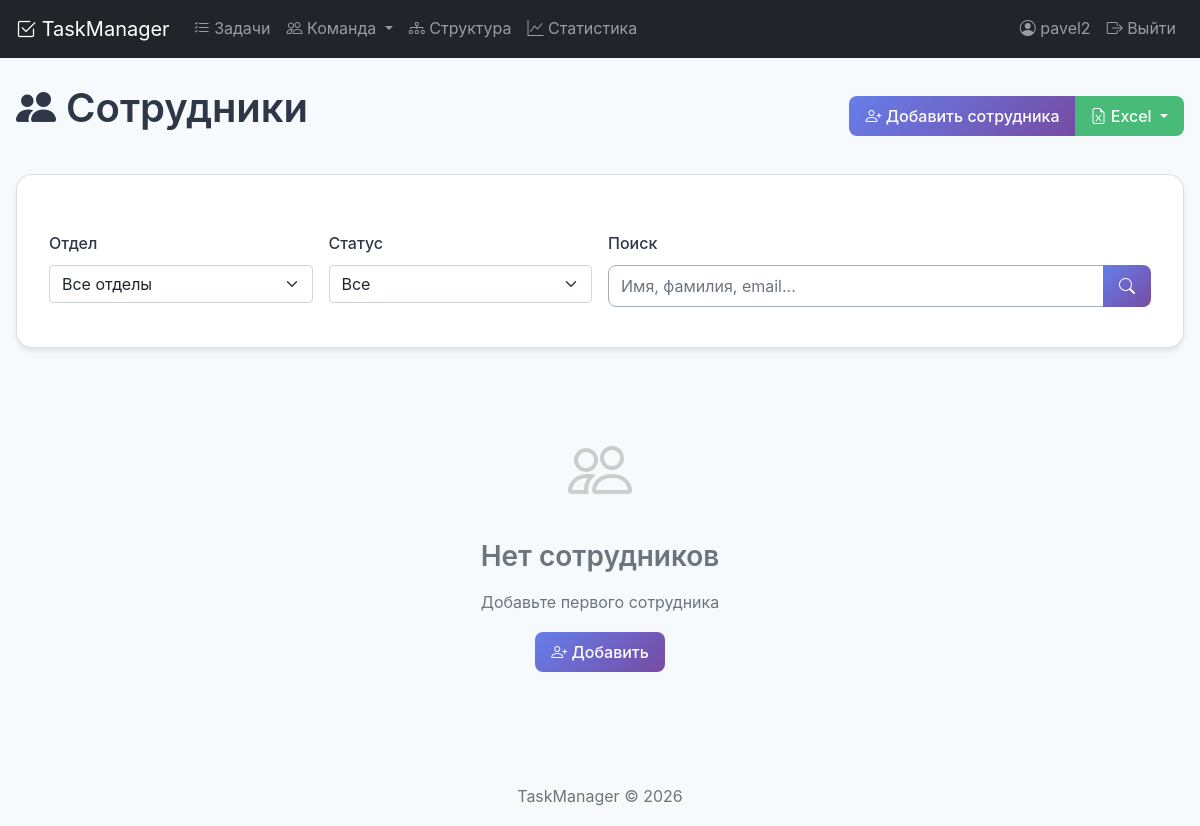
/employees/ (signed in), run on an earlier commit of the app's database.
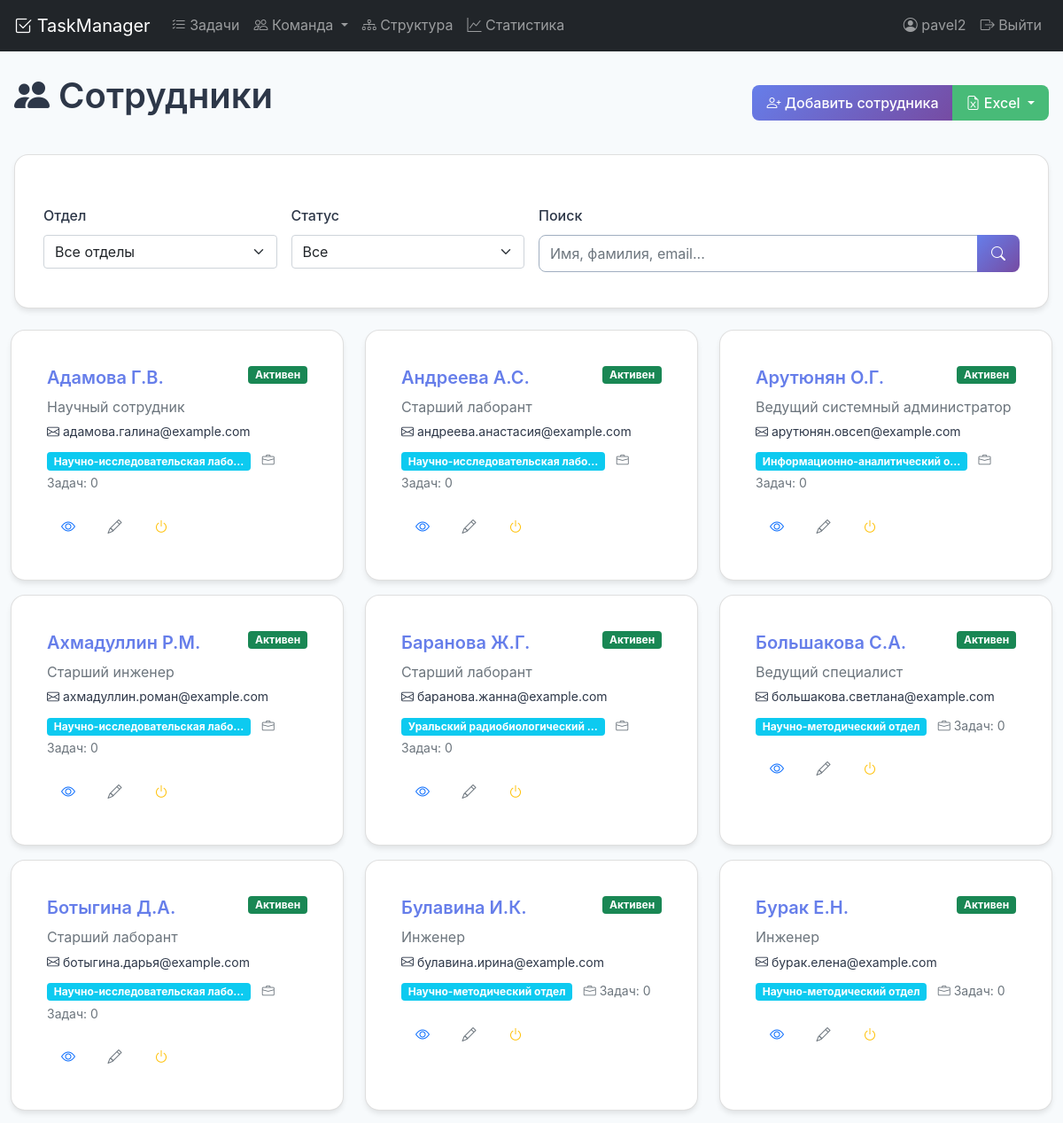
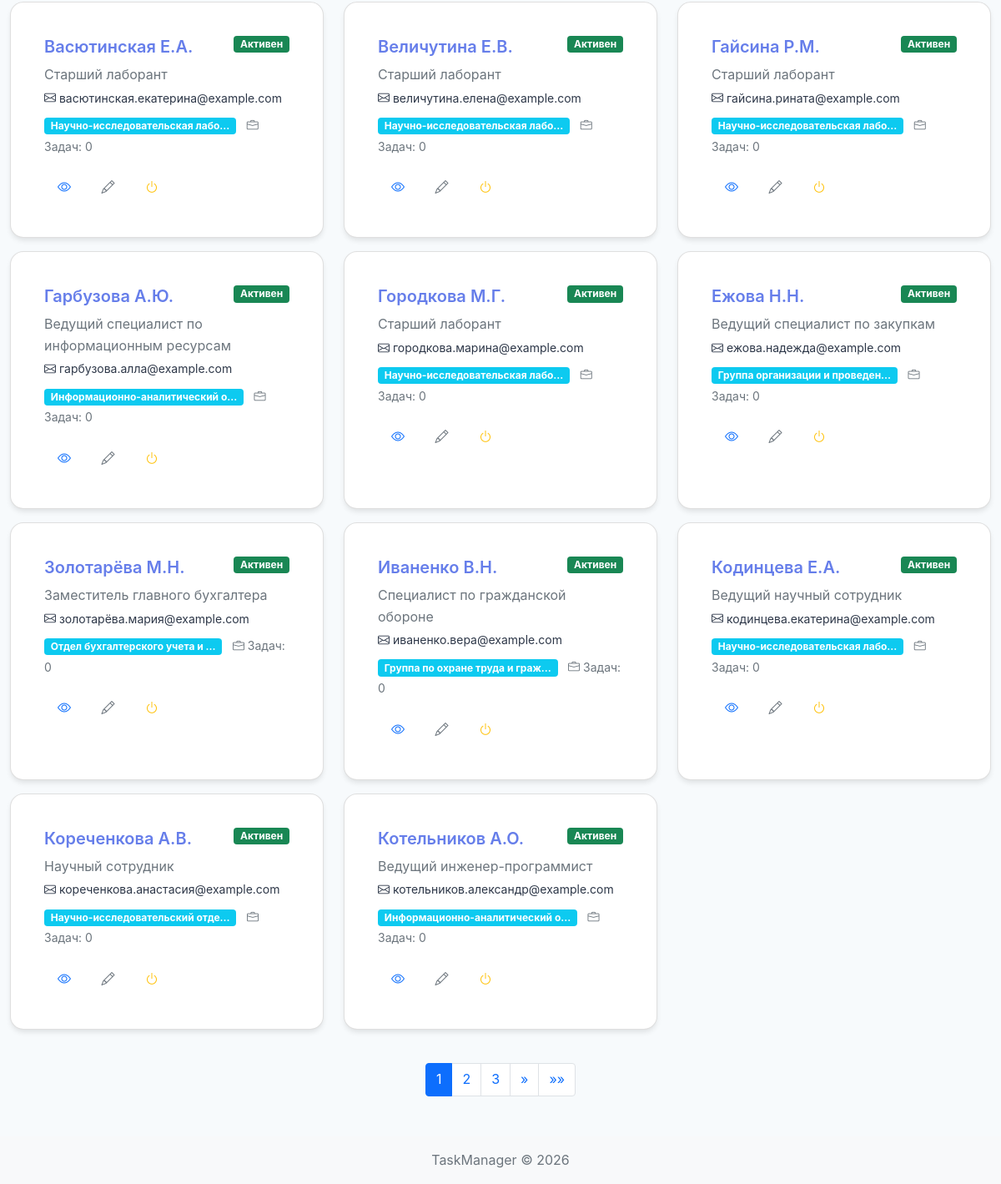
And on a later commit of the database (2 pictures, top to bottom).
### tasks/models.py (models this page shows, shortened)
class Employee(models.Model):
    DEPARTMENT_CHOICES = [
        ('development', 'Разработка'),
        ('design', 'Дизайн'),
        ('marketing', 'Маркетинг'),
        ('sales', 'Продажи'),
        ('hr', 'HR'),
        ('administration', 'Администрация'),
        ('research', 'Исследования'),
        ('other', 'Другое'),
    ]
    LABORATORY_CHOICES = [
        ('lab1', 'Лаборатория №1'),
        ('lab2', 'Лаборатория №2'),
        ('lab3', 'Лаборатория №3'),
        ('research_lab', 'Исследовательская лаборатория'),
        ('test_lab', 'Тестовая лаборатория'),
        ('other', 'Другая'),
    ]
    last_name = models.CharField('Фамилия', max_length=100)
    first_name = models.CharField('Имя', max_length=100)
    patronymic = models.CharField('Отчество', max_length=100, blank=True, null=True)
    position = models.CharField('Должность', max_length=200)
    email = models.EmailField('Email', unique=True)
    phone = models.CharField('Телефон', max_length=20, blank=True, null=True)
    department = models.CharField('Отдел', max_length=50, choices=DEPARTMENT_CHOICES, default='other')
    laboratory = models.CharField('Лаборатория', max_length=50, choices=LABORATORY_CHOICES, blank=True, null=True)
    hire_date = models.DateField('Дата найма', null=True, blank=True)
    is_active = models.BooleanField('Активный сотрудник', default=True)
    notes = models.TextField('Заметки', blank=True, null=True)
    created_date = models.DateTimeField('Дата создания', auto_now_add=True)
    updated_date = models.DateTimeField('Дата обновления', auto_now=True)
    created_by = models.ForeignKey(User, on_delete=models.SET_NULL, null=True, related_name='created_employees')
    class Meta:
        verbose_name = 'Сотрудник'
        verbose_name_plural = 'Сотрудники'
        ordering = ['last_name', 'first_name']
        indexes = [
            models.Index(fields=['last_name', 'first_name'], name='emp_name_idx'),
            models.Index(fields=['email'], name='emp_email_idx'),
            models.Index(fields=['is_active'], name='emp_active_idx'),
            models.Index(fields=['department'], name='emp_dept_idx'),
        ]
    @property
    def short_name(self):
        result = self.last_name
        if self.first_name:
            result += f" {self.first_name[0]}."
        if self.patronymic:
            result += f"{self.patronymic[0]}."  # Убираем пробел перед отчеством
        return result

class StaffPosition(models.Model):
    employee = models.ForeignKey(
        Employee,
        on_delete=models.CASCADE,
        verbose_name='Сотрудник',
        related_name='staff_positions'
    )
    department = models.ForeignKey(
        Department,
        on_delete=models.CASCADE,
        verbose_name='Подразделение',
        related_name='staff_positions'
    )
    position = models.ForeignKey(
        Position,
        on_delete=models.CASCADE,
        verbose_name='Должность',
        related_name='staff_positions'
    )
    workload = models.DecimalField(
        'Ставка',
        max_digits=3,
        decimal_places=2,
        default=1.0,
        help_text='Например: 1.0, 0.5, 0.25'
    )
    EMPLOYMENT_TYPE_CHOICES = [
        ('main', 'Основное'),
        ('internal_combination', 'Внутреннее совместительство'),
        ('external_combination', 'Внешнее совместительство'),
        ('combination', 'Совмещение'),
        ('part_time', 'Частичная занятость'),
        ('vacant', 'Вакансия'),
        ('decree', 'Декретный отпуск'),
        ('allowance', 'Надбавка'),
    ]
    employment_type = models.CharField(
        'Тип занятости',
        max_length=30,
        choices=EMPLOYMENT_TYPE_CHOICES,
        default='main'
    )
    notes = models.TextField('Примечание', blank=True, null=True)
    start_date = models.DateField('Дата начала', null=True, blank=True)
    end_date = models.DateField('Дата окончания', null=True, blank=True)
    is_active = models.BooleanField('Активная', default=True)
    created_date = models.DateTimeField('Дата создания', auto_now_add=True)
    updated_date = models.DateTimeField('Дата обновления', auto_now=True)
    class Meta:
        verbose_name = 'Штатная единица'
        verbose_name_plural = 'Штатные единицы'
        unique_together = ['employee', 'department', 'position', 'start_date']
        indexes = [
            models.Index(fields=['department'], name='staff_dept_idx'),
            models.Index(fields=['employee'], name='staff_employee_idx'),
            models.Index(fields=['position'], name='staff_position_idx'),
            models.Index(fields=['is_active'], name='staff_active_idx'),
            models.Index(fields=['employment_type'], name='staff_empl_type_idx'),
        ]

class Department(models.Model):
    name = models.CharField('Название', max_length=255)
    code = models.CharField('Код', max_length=50, blank=True, null=True)
    parent = models.ForeignKey(
        'self',
        on_delete=models.CASCADE,
        verbose_name='Вышестоящее подразделение',
        related_name='children',
        null=True,
        blank=True
    )
    level = models.IntegerField('Уровень вложенности', default=0)
    full_path = models.CharField('Полный путь', max_length=500, blank=True)
    TYPE_CHOICES = [
        ('directorate', 'Дирекция'),
        ('department', 'Отдел'),
        ('laboratory', 'Лаборатория'),
        ('group', 'Группа'),
        ('service', 'Служба'),
        ('division', 'Отделение'),
    ]
    type = models.CharField('Тип', max_length=20, choices=TYPE_CHOICES, default='department')
    created_date = models.DateTimeField('Дата создания', auto_now_add=True)
    updated_date = models.DateTimeField('Дата обновления', auto_now=True)
    class Meta:
        verbose_name = 'Подразделение'
        verbose_name_plural = 'Подразделения'
        ordering = ['full_path']
        indexes = [
            models.Index(fields=['parent'], name='dept_parent_idx'),
            models.Index(fields=['type'], name='dept_type_idx'),
            models.Index(fields=['name'], name='dept_name_idx'),
            models.Index(fields=['full_path'], name='dept_full_path_idx'),
            models.Index(fields=['level'], name='dept_level_idx'),
        ]

### tasks/views.py (the view, shortened to what this page needs)
# urls.py: path('employees/', views.employee_list, name='employee_list'),
@login_required
def employee_list(request):
    employees = Employee.objects.all()
    department = request.GET.get('department', '')
    if department:
        employees = employees.filter(department=department)
    laboratory = request.GET.get('laboratory', '')
    if laboratory:
        employees = employees.filter(laboratory=laboratory)
    is_active = request.GET.get('is_active', '')
    if is_active == 'active':
        employees = employees.filter(is_active=True)
    elif is_active == 'inactive':
        employees = employees.filter(is_active=False)
    search = request.GET.get('search', '')
    sort = request.GET.get('sort', 'last_name')
    employees = employees.order_by(sort)
    paginator = Paginator(employees, 20)
    page_number = request.GET.get('page')
    page_obj = paginator.get_page(page_number)
    context = {
        'page_obj': page_obj,
        'departments': Employee.DEPARTMENT_CHOICES,
        'laboratories': Employee.LABORATORY_CHOICES,
        'current_filters': {
            'department': department,
            'laboratory': laboratory,
            'is_active': is_active,
            'search': search,
            'sort': sort,
        }
    }
    return render(request, 'tasks/employee_list.html', context)

### tasks/templates/tasks/employee_list.html (shortened to what this page needs)
{% extends 'base.html' %}
{% load static %}
{% block content %}
<div class="d-flex justify-content-between align-items-center mb-4">
    <h1><i class="bi bi-people-fill"></i> Сотрудники</h1>
    <div>
        <div class="btn-group" role="group">
            <a href="{% url 'employee_create' %}" class="btn btn-primary">
                <i class="bi bi-person-plus"></i> Добавить сотрудника
            </a>
            <button type="button" class="btn btn-success dropdown-toggle" data-bs-toggle="dropdown">
                <i class="bi bi-file-earmark-excel"></i> Excel
            </button>
        </div>
    </div>
</div>
<div class="card mb-4">
    <div class="card-body">
        <form method="get" class="row g-3">
            <div class="col-md-3">
                <label class="form-label">Отдел</label>
                <select name="department" class="form-select" onchange="this.form.submit()">
                    <option value="">Все отделы</option>
                </select>
            </div>
            <div class="col-md-3">
                <label class="form-label">Статус</label>
                <select name="is_active" class="form-select" onchange="this.form.submit()">
                    <option value="">Все</option>
                </select>
            </div>
            <div class="col-md-6">
                <label class="form-label">Поиск</label>
                <div class="input-group">
                    <input type="text" name="search" class="form-control"
                           placeholder="Имя, фамилия, email..." value="{{ current_filters.search }}">
                    <button type="submit" class="btn btn-primary">
                        <i class="bi bi-search"></i>
                    </button>
                </div>
            </div>
        </form>
    </div>
</div>
<div class="row">
    {% for employee in page_obj %}
        <div class="col-md-6 col-lg-4 mb-3">
            <div class="card h-100 {% if not employee.is_active %}bg-light opacity-75{% endif %}">
                <div class="card-body">
                    <div class="d-flex justify-content-between align-items-start">
                        <h5 class="card-title">
                            <a href="{% url 'employee_detail' employee.id %}" class="text-decoration-none">
                                {{ employee.short_name }}
                            </a>
                        </h5>
                        <span class="badge {% if employee.is_active %}bg-success{% else %}bg-secondary{% endif %}">
                            {{ employee.is_active|yesno:"Активен,Неактивен" }}
                        </span>
                    </div>
                    <p class="card-text text-muted mb-1">{{ employee.position }}</p>
                    <p class="card-text small mb-1"><i class="bi bi-envelope"></i> {{ employee.email }}</p>
                    <div class="mt-2">
                        {% if employee.staff_positions.first %}
                            <span class="badge bg-info">{{ employee.staff_positions.first.department.name|truncatechars:30 }}</span>
                        {% else %}
                            <span class="badge bg-secondary">{{ employee.get_department_display }}</span>
                        {% endif %}
                        <span class="small text-muted ms-2">
                            <i class="bi bi-briefcase"></i> Задач: {{ employee.tasks.count }}
                        </span>
                    </div>
                    <div class="mt-3">
                        <a href="{% url 'employee_detail' employee.id %}" class="btn btn-sm btn-outline-primary">
                            <i class="bi bi-eye"></i>
                        </a>
                        <a href="{% url 'employee_update' employee.id %}" class="btn btn-sm btn-outline-secondary">
                            <i class="bi bi-pencil"></i>
                        </a>
                        <a href="{% url 'employee_toggle_active' employee.id %}" class="btn btn-sm btn-outline-warning">
                            <i class="bi bi-power"></i>
                        </a>
                    </div>
                </div>
            </div>
        </div>
    {% empty %}
        <div class="col-12">
            <div class="text-center py-5">
                <i class="bi bi-people" style="font-size: 4rem; color: #ccc;"></i>
                <h3 class="text-muted mt-3">Нет сотрудников</h3>
                <p class="text-muted">Добавьте первого сотрудника</p>
                <a href="{% url 'employee_create' %}" class="btn btn-primary">
                    <i class="bi bi-person-plus"></i> Добавить
                </a>
            </div>
        </div>
    {% endfor %}
</div>
{% if page_obj.paginator.num_pages > 1 %}
<nav class="mt-4">
    <ul class="pagination justify-content-center">
        {% for num in page_obj.paginator.page_range %}
            {% if page_obj.number == num %}
                <li class="page-item active"><span class="page-link">{{ num }}</span></li>
            {% elif num > page_obj.number|add:'-3' and num < page_obj.number|add:'3' %}
                <li class="page-item">
                    <a class="page-link" href="?page={{ num }}{% include 'tasks/partials/filter_params.html' %}">{{ num }}</a>
                </li>
            {% endif %}
        {% endfor %}
        {% if page_obj.has_next %}
            <li class="page-item">
                <a class="page-link" href="?page={{ page_obj.next_page_number }}{% include 'tasks/partials/filter_params.html' %}">&raquo;</a>
            </li>
            <li class="page-item">
                <a class="page-link" href="?page={{ page_obj.paginator.num_pages }}{% include 'tasks/partials/filter_params.html' %}">&raquo;&raquo;</a>
            </li>
        {% endif %}
    </ul>
</nav>
{% endif %}
{% endblock %}

### tasks/templates/base.html (shortened to what this page needs)
<!DOCTYPE html>
{% load static %}
<html lang="ru">
<head>
    <link href="https://cdn.jsdelivr.net/npm/bootstrap@5.1.3/dist/css/bootstrap.min.css" rel="stylesheet">
    <link rel="stylesheet" href="https://cdn.jsdelivr.net/npm/bootstrap-icons@1.8.1/font/bootstrap-icons.css">
        <link href="{% static 'css/style.css' %}" rel="stylesheet">
    <link href="{% static 'css/style.css' %}" rel="stylesheet">
</head>
<body>
    <nav class="navbar navbar-expand-lg navbar-dark bg-dark">
        <div class="container">
            <a class="navbar-brand" href="{% url 'task_list' %}">
                <i class="bi bi-check2-square"></i> TaskManager
            </a>
            <div class="collapse navbar-collapse" id="navbarNav">
                <ul class="navbar-nav me-auto">
                    <li class="nav-item">
                        <a class="nav-link" href="{% url 'task_list' %}">
                            <i class="bi bi-list-check"></i> Задачи
                        </a>
                    </li>
                    <li class="nav-item dropdown">
                        <a class="nav-link dropdown-toggle" href="#" data-bs-toggle="dropdown">
                            <i class="bi bi-people"></i> Команда
                        </a>
                    </li>
                    <li class="nav-item">
                        <a class="nav-link" href="{% url 'organization_chart' %}">
                            <i class="bi bi-diagram-3"></i> Структура
                        </a>
                    </li>
                    <li class="nav-item">
                        <a class="nav-link" href="{% url 'task_statistics' %}">
                            <i class="bi bi-graph-up"></i> Статистика
                        </a>
                    </li>
                </ul>
                <ul class="navbar-nav">
                    {% if user.is_authenticated %}
                        <li class="nav-item">
                            <span class="nav-link">
                                <i class="bi bi-person-circle"></i> {{ user.username }}
                            </span>
                        </li>
                        <li class="nav-item">
                            <a class="nav-link" href="{% url 'logout' %}">
                                <i class="bi bi-box-arrow-right"></i> Выйти
                            </a>
                        </li>
                    {% endif %}
                </ul>
            </div>
        </div>
    </nav>
    <main class="container mt-4">
        {% block content %}{% endblock %}
    </main>
    <footer class="footer mt-5 py-3 bg-light">
        <div class="container text-center">
            <span class="text-muted">TaskManager © {% now "Y" %}</span>
        </div>
    </footer>
</body>
</html>

### tasks/templates/tasks/partials/filter_params.html (shortened to what this page needs)
{% comment %}
{% endcomment %}
{% if current_filters.sort %}&sort={{ current_filters.sort }}{% endif %}

What changed in the data, as far as the page shows it:
added Employee: short_name "Адамова Г.В.", is_active "Активен", position "Научный сотрудник", email "адамова.галина@example.com", staff_positions.first.department.name "Научно-исследовательская лабо…", tasks.count "0"
added Employee: short_name "Андреева А.С.", is_active "Активен", position "Старший лаборант", email "андреева.анастасия@example.com", staff_positions.first.department.name "Научно-исследовательская лабо…", tasks.count "0"
added Employee: short_name "Арутюнян О.Г.", is_active "Активен", position "Ведущий системный администратор", email "арутюнян.овсеп@example.com", staff_positions.first.department.name "Информационно-аналитический о…", tasks.count "0"
added Employee: short_name "Ахмадуллин Р.М.", is_active "Активен", position "Старший инженер", email "ахмадуллин.роман@example.com", staff_positions.first.department.name "Научно-исследовательская лабо…", tasks.count "0"
added Employee: short_name "Баранова Ж.Г.", is_active "Активен", position "Старший лаборант", email "баранова.жанна@example.com", staff_positions.first.department.name "Уральский радиобиологический …", tasks.count "0"
added Employee: short_name "Большакова С.А.", is_active "Активен", position "Ведущий специалист", email "большакова.светлана@example.com", staff_positions.first.department.name "Научно-методический отдел", tasks.count "0"
added Employee: short_name "Ботыгина Д.А.", is_active "Активен", position "Старший лаборант", email "ботыгина.дарья@example.com", staff_positions.first.department.name "Научно-исследовательская лабо…", tasks.count "0"
added Employee: short_name "Булавина И.К.", is_active "Активен", position "Инженер", email "булавина.ирина@example.com", staff_positions.first.department.name "Научно-методический отдел", tasks.count "0"
added Employee: short_name "Бурак Е.Н.", is_active "Активен", position "Инженер", email "бурак.елена@example.com", staff_positions.first.department.name "Научно-методический отдел", tasks.count "0"
added Employee: short_name "Васютинская Е.А.", is_active "Активен", position "Старший лаборант", email "васютинская.екатерина@example.com", staff_positions.first.department.name "Научно-исследовательская лабо…", tasks.count "0"
added Employee: short_name "Величутина Е.В.", is_active "Активен", position "Старший лаборант", email "величутина.елена@example.com", staff_positions.first.department.name "Научно-исследовательская лабо…", tasks.count "0"
added Employee: short_name "Гайсина Р.М.", is_active "Активен", position "Старший лаборант", email "гайсина.рината@example.com", staff_positions.first.department.name "Научно-исследовательская лабо…", tasks.count "0"
added Employee: short_name "Гарбузова А.Ю.", is_active "Активен", position "Ведущий специалист по информационным ресурсам", email "гарбузова.алла@example.com", staff_positions.first.department.name "Информационно-аналитический о…", tasks.count "0"
added Employee: short_name "Городкова М.Г.", is_active "Активен", position "Старший лаборант", email "городкова.марина@example.com", staff_positions.first.department.name "Научно-исследовательская лабо…", tasks.count "0"
added Employee: short_name "Ежова Н.Н.", is_active "Активен", position "Ведущий специалист по закупкам", email "ежова.надежда@example.com", staff_positions.first.department.name "Группа организации и проведен…", tasks.count "0"
added Employee: short_name "Золотарёва М.Н.", is_active "Активен", position "Заместитель главного бухгалтера", email "золотарёва.мария@example.com", staff_positions.first.department.name "Отдел бухгалтерского учета и …", tasks.count "0"
added Employee: short_name "Иваненко В.Н.", is_active "Активен", position "Специалист по гражданской обороне", email "иваненко.вера@example.com", staff_positions.first.department.name "Группа по охране труда и граж…", tasks.count "0"
added Employee: short_name "Кодинцева Е.А.", is_active "Активен", position "Ведущий научный сотрудник", email "кодинцева.екатерина@example.com", staff_positions.first.department.name "Научно-исследовательская лабо…", tasks.count "0"
added Employee: short_name "Кореченкова А.В.", is_active "Активен", position "Научный сотрудник", email "кореченкова.анастасия@example.com", staff_positions.first.department.name "Научно-исследовательский отде…", tasks.count "0"
added Employee: short_name "Котельников А.О.", is_active "Активен", position "Ведущий инженер-программист", email "котельников.александр@example.com", staff_positions.first.department.name "Информационно-аналитический о…", tasks.count "0"
Also different on the page:
new list line: "1"
new list line: "2"
new list line: "3"
text no longer shown: "Нет сотрудников Добавьте первого сотрудника Добавить"
